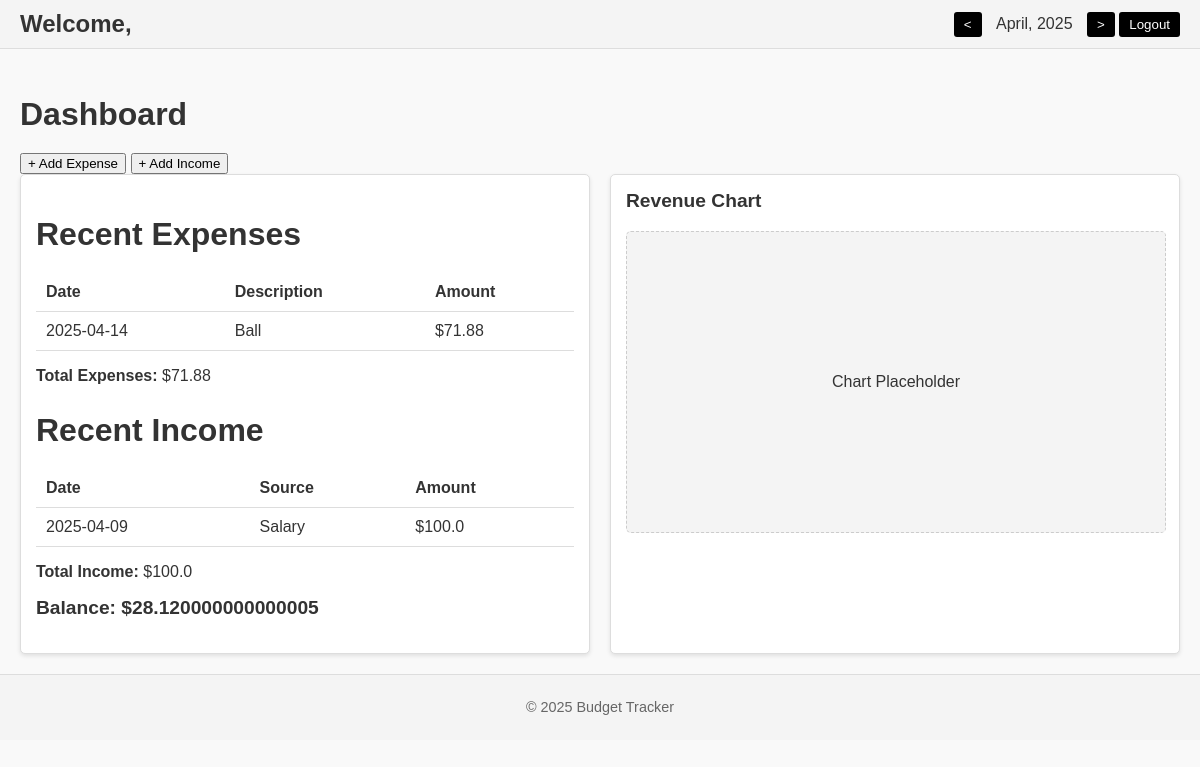
Before: / with the older database file.
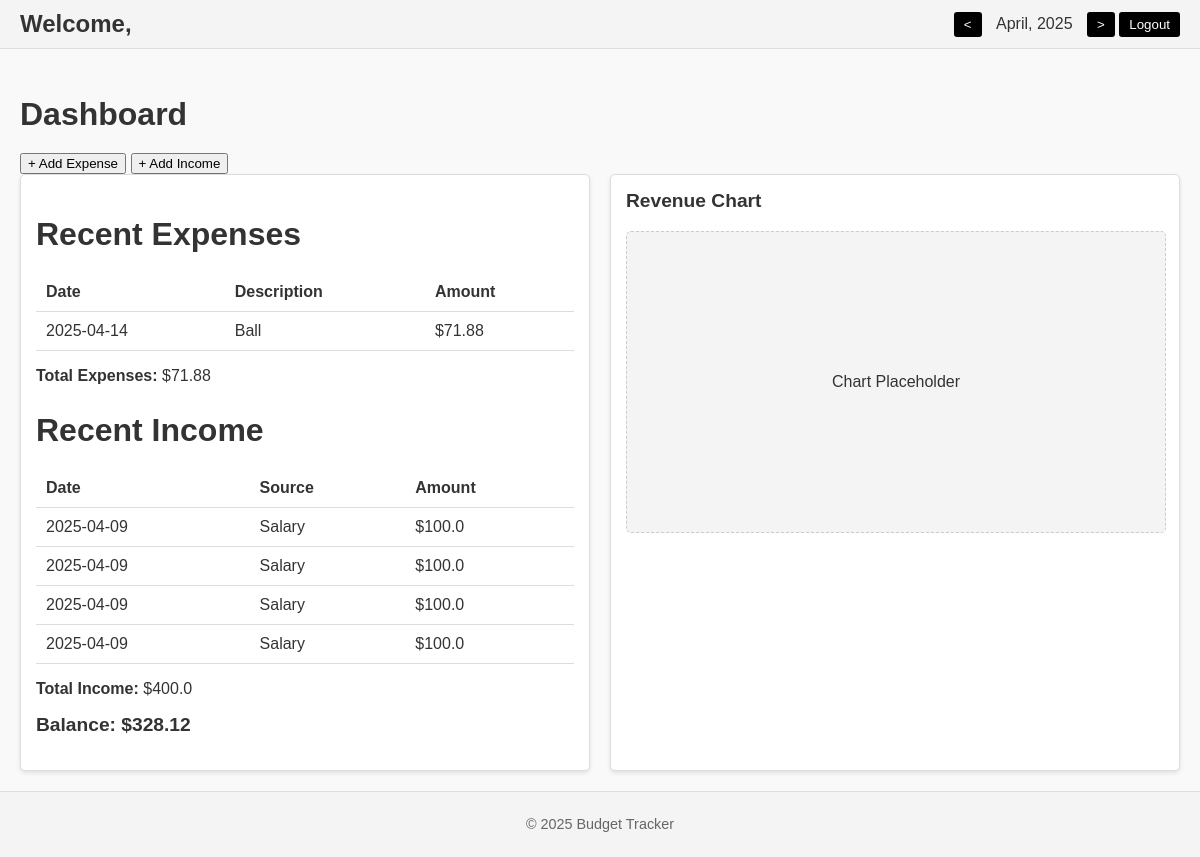
After: the same page with the newer database file.
### app/models.py (models this page shows, shortened)
class Expense(db.Model):
    __tablename__ = "expenses"
    id = db.Column(db.Integer, primary_key=True)
    date = db.Column(db.Date, nullable=False)
    description = db.Column(db.String(100), nullable=False)
    amount = db.Column(db.Float, nullable=False)

class  Income(db.Model):
    __tablename__ = "income"
    id = db.Column(db.Integer, primary_key=True)
    date = db.Column(db.Date, nullable=False)
    source = db.Column(db.String(100), nullable=False)
    amount = db.Column(db.Float, nullable=False)

### app/routes.py (the view, shortened to what this page needs)
@routes.route("/", methods=["GET", "POST"])
def homepage():
    latest_expenses = Expense.query.order_by(Expense.date.desc()).limit(5).all()
    latest_income = Income.query.order_by(Income.date.desc()).limit(5).all()
    total_income = db.session.query(func.sum(Income.amount)).scalar() or 0
    total_expenses = db.session.query(func.sum(Expense.amount)).scalar() or 0
    balance = total_income - total_expenses
    return render_template("index.html", latest_expenses=latest_expenses, latest_income=latest_income, total_income=total_income, total_expenses=total_expenses, balance=balance)

### app/templates/index.html (shortened to what this page needs)
<!DOCTYPE html>
<html lang="en">
<head>
    <link rel="stylesheet" href="static/styles.css">
</head>
<body>
<header>
    <h1>Welcome,</h1>
    <div>
        <button>&lt;</button>
        <span>April, 2025</span>
        <button>&gt;</button>
        <button>Logout</button>
    </div>
</header>
<main>
    <h2>Dashboard</h2>
    <button onclick="toggleExpenseForm()">+ Add Expense</button>
    <button onclick="toggleIncomeForm()">+ Add Income</button>
    <div class="dashboard-container">
        <div class="card">
            <h2>Recent Expenses</h2>
            <table>
                <thead>
                <tr>
                    <th>Date</th>
                    <th>Description</th>
                    <th>Amount</th>
                </tr>
                </thead>
                <tbody>
                {% for expense in latest_expenses %}
                <tr>
                    <td>{{ expense.date }}</td>
                    <td>{{ expense.description }}</td>
                    <td>${{ expense.amount }}</td>
                </tr>
                {% endfor %}
                </tbody>
            </table>
            <p><strong>Total Expenses:</strong> ${{ total_expenses }}</p>
            <h2>Recent Income</h2>
            <table>
                <thead>
                <tr>
                    <th>Date</th>
                    <th>Source</th>
                    <th>Amount</th>
                </tr>
                </thead>
                <tbody>
                {% for income in latest_income %}
                <tr>
                    <td>{{ income.date }}</td>
                    <td>{{ income.source }}</td>
                    <td>${{ income.amount }}</td>
                </tr>
                {% endfor %}
                </tbody>
            </table>
            <p><strong>Total Income:</strong> ${{ total_income }}</p>
            <h3>Balance: ${{ balance }}</h3>
        </div>
        <div class="card">
            <h3>Revenue Chart</h3>
            <div class="chart-placeholder">
                <p>Chart Placeholder</p>
            </div>
        </div>
    </div>
</main>
<footer>
    <p>&copy; 2025 Budget Tracker</p>
</footer>
</body>
</html>

### app/static/styles.css (style rules this page uses)
body { font-family: Arial, sans-serif; margin: 0; padding: 0; background-color: #f9f9f9; color: #333; }
header { display: flex; justify-content: space-between; align-items: center; padding: 10px 20px; background-color: #f4f4f4; border-bottom: 1px solid #ddd; }
header h1 { margin: 0; font-size: 1.5rem; }
header button { padding: 5px 10px; border: none; background-color: #000; color: #fff; cursor: pointer; border-radius: 3px; }
header span { margin: 0 10px; font-size: 1rem; }
main { padding: 20px; }
h2 { font-size: 2rem; margin-bottom: 20px; }
.dashboard-container { display: flex; gap: 20px; }
.card { flex: 1; background-color: #fff; border: 1px solid #ddd; border-radius: 5px; padding: 15px; box-shadow: 0 2px 4px rgba(0, 0, 0, 0.1); }
.card h3 { margin-top: 0; font-size: 1.2rem; }
.chart-placeholder { width: 100%; height: 300px; background-color: #f4f4f4; display: flex; justify-content: center; align-items: center; border: 1px dashed #ccc; border-radius: 5px; }
footer { text-align: center; padding: 10px; background-color: #f4f4f4; border-top: 1px solid #ddd; font-size: 0.9rem; color: #666; }
table { width: 100%; border-collapse: collapse; text-align: left; }
th, td { padding: 10px; border-bottom: 1px solid #ddd; text-align: left; }
th { font-weight: bold; }

Changed rows visible on the page:
added Income: date "2025-04-09", source "Salary", amount "100.0"
added Income: date "2025-04-09", source "Salary", amount "100.0"
added Income: date "2025-04-09", source "Salary", amount "100.0"
Other visible differences:
{{ total_income }}: "100.0" → "400.0"
{{ balance }}: "28.120000000000005" → "328.12"
